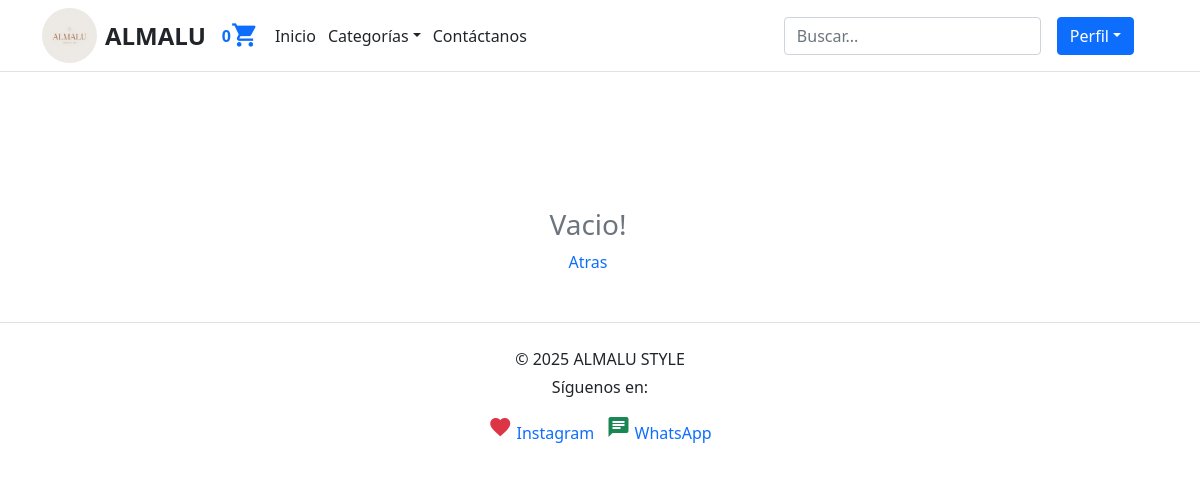
The app's page /orders/list (signed in), older data.
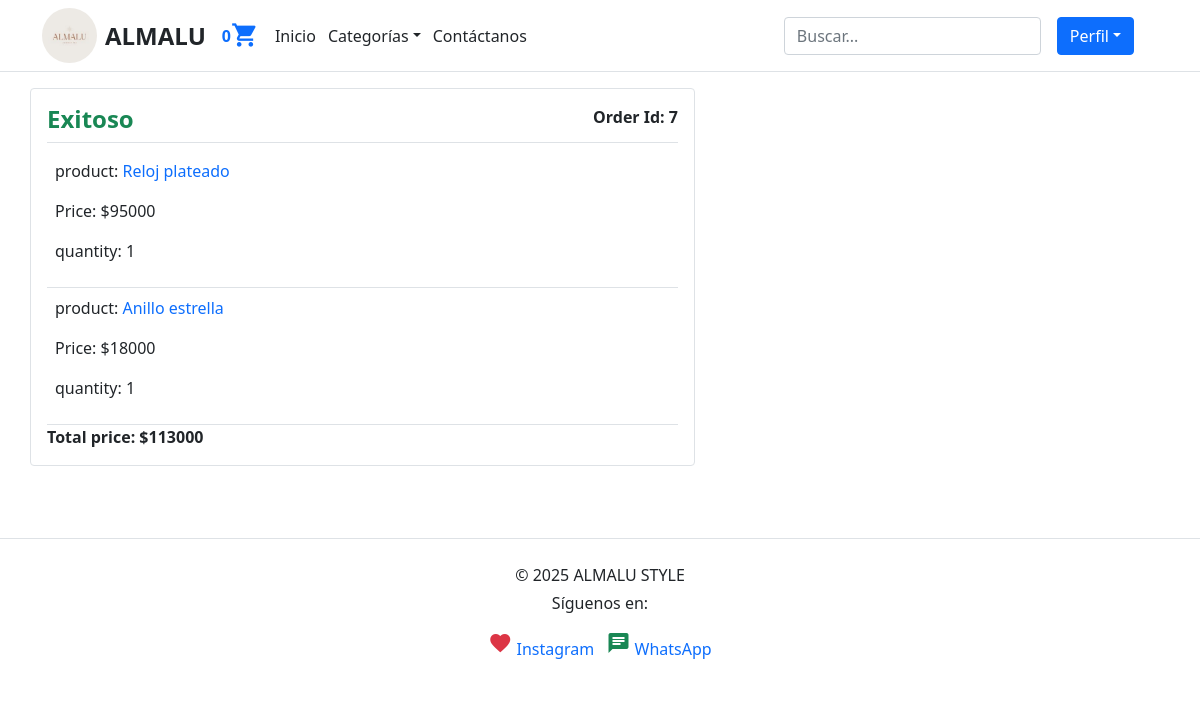
The same page, newer data.
### orders/models.py (models this page shows, shortened)
class Order(models.Model):
    user = models.ForeignKey(User, on_delete=models.CASCADE, related_name='orders')
    created = models.DateTimeField(auto_now_add=True)
    updated = models.DateTimeField(auto_now=True)
    status = models.BooleanField(default=False)
    class Meta:
        ordering = ('-created',)
    @property
    def get_total_price(self):
        total = sum(item.get_cost() for item in self.items.all())
        return total

class OrderItem(models.Model):
    order = models.ForeignKey(Order, on_delete=models.CASCADE, related_name='items')
    product = models.ForeignKey(Product, on_delete=models.CASCADE, related_name='order_items')
    price = models.IntegerField()
    quantity = models.SmallIntegerField(default=1)
    def get_cost(self):
        return self.price * self.quantity

### shop/models.py (models this page shows, shortened)
class Product(models.Model):
    category = models.ForeignKey(Category, on_delete=models.CASCADE, related_name='category')
    image = models.ImageField(upload_to='products')
    title = models.CharField(max_length=250)
    description = models.TextField()
    price = models.IntegerField()
    date_created = models.DateTimeField(auto_now_add=True)
    slug = models.SlugField(unique=True)
    stock = models.PositiveIntegerField(default=0)
    class Meta:
        ordering = ('-date_created',)
    def get_absolute_url(self):
        return reverse('shop:product_detail', kwargs={'slug':self.slug})

### orders/views.py (the view)
# urls.py: path('list', views.user_orders, name='user_orders'),
@login_required
def user_orders(request):
    orders = request.user.orders.all()
    context = {'title':'Orders', 'orders': orders}
    return render(request, 'user_orders.html', context)

### cart/utils/cart.py (called while the page is built)
    def __iter__(self):
        product_ids = self.cart.keys()
        products = Product.objects.filter(id__in=product_ids)
        cart = self.cart.copy()
        for product in products:
            cart[str(product.id)]['product'] = product
        for item in cart.values():
            item['total_price'] = int(item['price']) * int(item['quantity'])
            yield item

    def add_cart_session(self):
        cart = self.session.get(CART_SESSION_ID)
        if not cart:
            cart = self.session[CART_SESSION_ID] = {}
        return cart

### online_shop/context_processors.py (called while the page is built)
def return_cart(request):
    cart = len(list(Cart(request)))
    return {'cart_count': cart}

def return_categories(request):
    categories = Category.objects.all()
    return {'categories': categories}

### shop/models.py (called while the page is built)
    def __str__(self):
        return self.title

### orders/templates/user_orders.html
{% extends "base.html" %}
{% block content %}
{% if orders %}
{% for order in orders %}
<div class="col-md-7 mb-4 border rounded p-3">
<b style="float: right;">Order Id: {{ order.id }}</b>
{% if order.status %}
    <h4><b class="text-success">Exitoso</b></h4>
{% else %}
    <h3><b class="text-danger">Cancelado</b></h3>
{% endif %}
<div class="text-muted border-top pt-2"></div>
{% for item in order.items.all  %}
    <div class="border-bottom p-2">
        <p>product: <a class="text-decoration-none" href="{{ item.product.get_absolute_url }}">{{item.product.title}}</a></p>
        <p>Price: ${{item.price}}</p>
        <p>quantity: {{item.quantity}}</p>
    </div>
{% endfor %}
<b>Total price: ${{ order.get_total_price }}</b>
</div>
{% endfor %}
{% else %}
<div class="row">
    <div class="col-md-2"></div>
    <div class="col-md-8 mt-5 pt-5 text-center">
      <br>
      <h3 class="text-muted text-capitalize">Vacio!</h3>
      <a href="/" class="text-primary text-decoration-none">Atras</a>
    </div>
    <div class="col-md-2"></div>
</div>
{% endif %}
{% endblock %}

Row changes from the older to the newer data that the page shows:
added Order: id "7", status "Exitoso", get_total_price "113000"
added OrderItem: product "Reloj plateado", price "95000", quantity "1"
added OrderItem: product "Anillo estrella", price "18000", quantity "1"
Text that changed along with them:
text no longer shown: "Vacio! Atras"
